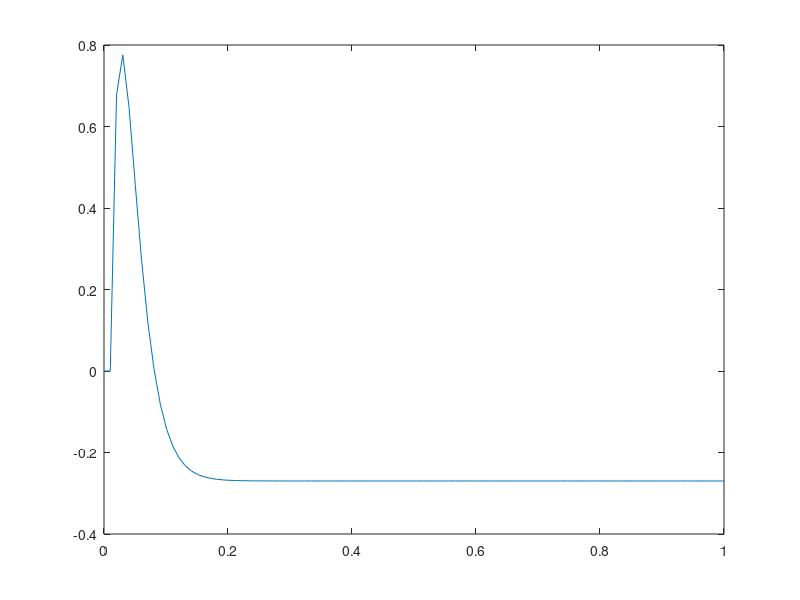

The MATLAB script that drew this image:
clear; clc;
tau = 0.02;
td = 0.01;
gmax = 1;
fs = 1e2;
tstart = 0;
tend = 1;
timesteps = floor(fs*(tend - tstart));
times = linspace(tstart, tend, timesteps);
alpha = zeros(size(times));

for t = 2: 1: timesteps
%     alpha(:, t) = alpha(:, t-1) + (1/fs)*(times(:, t-1)>td)*(gmax*exp(1 - (times(:, t-1) - td)/tau)/tau)*(1 - (times(:, t-1) - td)/tau);
    alpha(:, t) = alpha(:, t-1) + (1/fs)*(times(:, t-1)>td)*((gmax*exp(1 - (times(:, t-1) - td)/tau)/tau)*(1 - (times(:, t-1) - td)/tau) + (1/fs)*(1/2)*(((gmax*exp((td - times(:, t-1))/tau + 1))/tau + (gmax*exp((td - times(:, t-1))/tau + 1)*(td - times(:, t-1)))/tau^2 - (2*gmax*exp((td - times(:, t-1))/tau + 1))/tau^2 - (gmax*exp((td - times(:, t-1))/tau + 1)*(td - times(:, t-1)))/tau^3)));
end

plot(times, alpha);